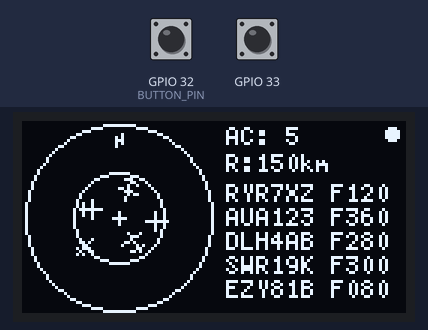
Simulated run of this program. Board: ESP32. On the bench: 128×64 one-colour display. Inputs (shaded band) come from the test bench; at power-on: GPIO 32 (BUTTON_PIN) HIGH, GPIO 33 HIGH. Not simulated (calls return 0 or success): secrets.h; what the program prints to the serial monitor is not drawn.

Above: at 1.2 s.
1.3 s: GPIO 32 (BUTTON_PIN) pulled LOW for 0.15 s
At 2.7 s:
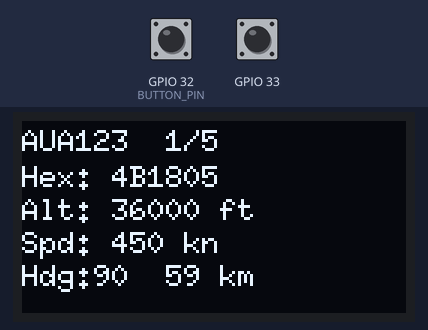
4.4 s: GPIO 32 (BUTTON_PIN) pulled LOW for 0.15 s
At 5.9 s:
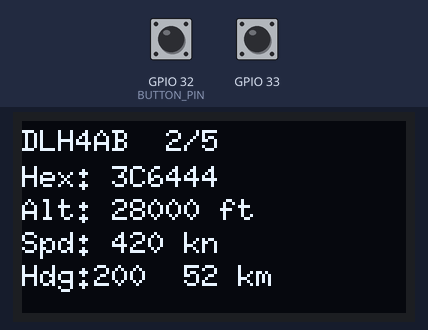
7.5 s: GPIO 32 (BUTTON_PIN) pulled LOW for 0.15 s
At 8.9 s:
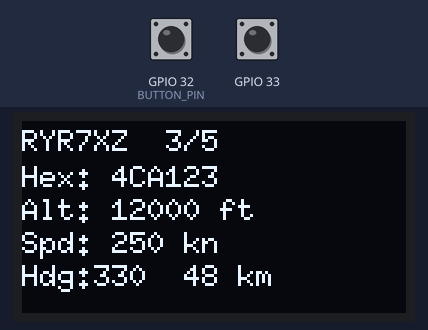
10.6 s: GPIO 32 (BUTTON_PIN) pulled LOW for 0.15 s
At 11.8 s:
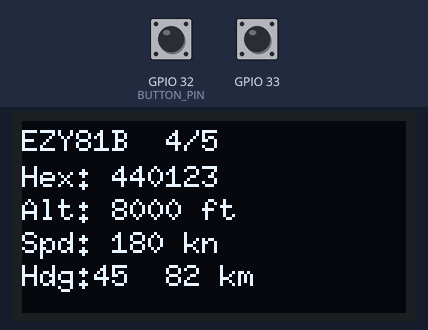
13.7 s: GPIO 32 (BUTTON_PIN) pulled LOW for 0.15 s
At 14.9 s:
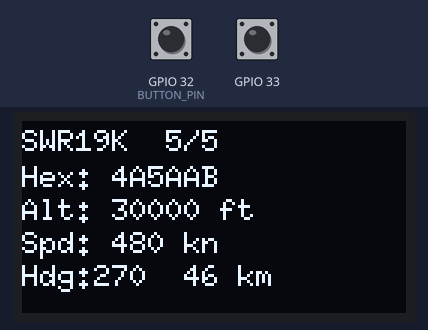
Timing chart, 0 to 16.7 s (numbered marks = the images above; inputs shaded):
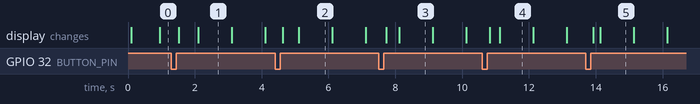

Measured:
- after the input at 1.3 s, the display: first changes after 0.23 s (image 1 shows a later state)
- after the input at 4.4 s, the display: first changes after 0.23 s (image 2 shows a later state)
- after the input at 7.5 s, the display: first changes after 0.23 s (image 3 shows a later state)
- after the input at 10.6 s, the display: first changes after 0.23 s (image 4 shows a later state)
- after the input at 13.7 s, the display: first changes after 0.23 s (image 5 shows a later state)
- what the display in image 1 shows lasts 1.0 s, from 2.1 s to 3.1 s

The program:

main.cpp
```cpp
#include <Arduino.h>
#include "config.h"
#include "aircraft.h"
#include "network_task.h"
#include "display.h"
#include "button.h"
#include "radius_switch.h"

// Bedienung:
//   Taster:   jeder Druck schaltet eine Ansicht weiter:
//             Radar -> Flugzeug 1 -> Flugzeug 2 -> ... -> letztes Flugzeug -> Radar -> ...
//   Schalter: wählt den Radar-Radius (100 km oder 50 km, siehe config.h)
//
// Das Netzwerk läuft in einem eigenen Task (network_task.cpp).
// Diese Schleife kümmert sich nur um Taster, Schalter und Anzeige und wartet nie auf das Netz.

static AircraftSnapshot snap;        // lokale Kopie der aktuellen Daten
static uint32_t seenVersion = 0;

static uint32_t lastFrame = 0;       // letztes gezeichnetes Bild
static float    rangeKm   = RADIUS_OPEN_KM;   // aktueller Radar-Radius (vom Schalter bestimmt)

static bool detail    = false;       // false = Radar, true = Detailansicht
static int  selected  = 0;           // Index des angezeigten Flugzeugs
static char selHex[7] = "";          // Hex-Code merkt sich das Flugzeug über Updates hinweg

static void render() {
  lastFrame = millis();
  if (snap.error) {
    displayShowError(snap.error);
  } else if (detail) {
    displayDrawDetail(snap.ac, snap.count, selected);
  } else {
    const float ageSec = (millis() - snap.lastDataMs) / 1000.0f;   // echtes Alter der Daten
    const float dt = (ageSec > MAX_EXTRAPOLATION_S ? MAX_EXTRAPOLATION_S : ageSec) * TIME_SCALE;
    displayDrawRadar(snap.ac, snap.count, dt, rangeKm, ageSec);
  }
}

static void selectAircraft(int idx) {
  selected = idx;
  strlcpy(selHex, snap.ac[idx].hex, sizeof(selHex));
}

static void onPress() {
  if (!detail) {
    if (snap.count > 0) {          // Radar -> erstes Flugzeug
      detail = true;
      selectAircraft(0);
    }
  } else if (selected + 1 < snap.count) {
    selectAircraft(selected + 1);  // nächstes Flugzeug
  } else {
    detail = false;                // nach dem letzten zurück zum Radar
  }
  render();
}

// Neue Daten vom Netzwerk-Task sind angekommen
static void onNewData() {
  if (detail) {
    // Angezeigtes Flugzeug wiederfinden (die Reihenfolge kann wechseln)
    bool found = false;
    for (int i = 0; i < snap.count; i++) {
      if (strcmp(snap.ac[i].hex, selHex) == 0) {
        selected = i;
        found = true;
        break;
      }
    }
    if (!found) detail = false;    // Flugzeug nicht mehr da -> zurück zum Radar
  }
  render();
}

void setup() {
  Serial.begin(115200);
  displayInit();
  buttonInit();
  radiusSwitchInit();
  rangeKm = radiusSwitchKm();
  displayShowError("Starte...");
  networkTaskStart();
}

void loop() {
  ButtonEvent ev = buttonPoll();
  if (ev == BTN_SHORT) {
    onPress();
  } else if (ev == BTN_LONG) {
  }

  // Radius-Schalter: bei Änderung sofort neu zeichnen
  const float r = radiusSwitchKm();
  if (r != rangeKm) {
    rangeKm = r;
    Serial.printf("Radius: %d km\n", (int)rangeKm);
    render();
  }

  if (networkGetSnapshot(snap, seenVersion)) {
    onNewData();                                 // neue Daten: neu zeichnen
  } else if (!detail && !snap.error && millis() - lastFrame >= FRAME_MS) {
    render();                                    // Radar zwischen den Updates fortschreiben
  }
}
```

aircraft.cpp
```cpp
#include "aircraft.h"
#include <ArduinoJson.h>

int parseAircraft(const char* json, Aircraft* out, int maxCount) {
  // Filter: nur die Felder behalten, die wir wirklich brauchen (spart RAM)
  JsonDocument filter;
  JsonObject f = filter["data"].add<JsonObject>();
  for (const char* k : {"hex", "call", "alt", "spd", "hdg", "lat", "lon"}) {
    f[k] = true;
  }

  JsonDocument doc;
  DeserializationError err =
      deserializeJson(doc, json, DeserializationOption::Filter(filter));
  if (err) {
    Serial.printf("JSON-Fehler: %s\n", err.c_str());
    return -1;
  }

  int count = 0;
  for (JsonObject o : doc["data"].as<JsonArray>()) {
    if (count >= maxCount) break;
    Aircraft& a = out[count++];
    strlcpy(a.hex,  o["hex"]  | "000000", sizeof(a.hex));
    strlcpy(a.call, o["call"] | "N/A",    sizeof(a.call));
    a.alt = (int)lroundf(o["alt"].as<float>());
    a.spd = (int)lroundf(o["spd"].as<float>());
    a.hdg = o["hdg"] | 0.0f;
    a.lat = o["lat"] | 0.0f;
    a.lon = o["lon"] | 0.0f;
  }
  return count;
}
```

aircraft.h
```cpp
#pragma once
#include <Arduino.h>
#include "config.h"

struct Aircraft {
  char  hex[7];
  char  call[9];
  int   alt;      // ft
  int   spd;      // kn
  float hdg;      // Grad
  float lat, lon;
};

// Parst das JSON der Pi-API in das Array "out".
// Rückgabe: Anzahl der Flugzeuge, oder -1 bei einem JSON-Fehler.
int parseAircraft(const char* json, Aircraft* out, int maxCount);
```

airlines.cpp
```cpp
#include "airlines.h"
#include <string.h>

// ICAO-Airline-Codes (die ersten drei Buchstaben des Callsigns).
// Die Tabelle lässt sich beliebig erweitern: einfach eine Zeile {"CODE", "Name"} ergänzen.
// Namen kurz halten, auf dem OLED passen etwa 20 Zeichen in eine Zeile.
struct Airline {
  const char code[4];
  const char* name;
};

static const Airline AIRLINES[] = {
  // Österreich, Deutschland, Schweiz
  {"AUA", "Austrian Airlines"},
  {"LDM", "Lauda"},
  {"DLH", "Lufthansa"},
  {"EWG", "Eurowings"},
  {"CFG", "Condor"},
  {"TUI", "TUIfly"},
  {"SWR", "Swiss"},
  {"GEC", "Lufthansa Cargo"},
  {"BCS", "European Air Transport"},
  // Billigfluglinien
  {"RYR", "Ryanair"},
  {"RUK", "Ryanair UK"},
  {"EZY", "easyJet"},
  {"EJU", "easyJet Europe"},
  {"WZZ", "Wizz Air"},
  {"VLG", "Vueling"},
  {"VOE", "Volotea"},
  {"NAX", "Norwegian"},
  {"EXS", "Jet2"},
  {"TOM", "TUI Airways"},
  {"TRA", "Transavia"},
  {"SXS", "SunExpress"},
  {"PGT", "Pegasus"},
  // Europa
  {"BAW", "British Airways"},
  {"AFR", "Air France"},
  {"KLM", "KLM"},
  {"IBE", "Iberia"},
  {"AEA", "Air Europa"},
  {"TAP", "TAP Air Portugal"},
  {"ITY", "ITA Airways"},
  {"SAS", "SAS"},
  {"FIN", "Finnair"},
  {"ICE", "Icelandair"},
  {"EIN", "Aer Lingus"},
  {"BEL", "Brussels Airlines"},
  {"LGL", "Luxair"},
  {"LOT", "LOT Polish"},
  {"CSA", "Czech Airlines"},
  {"TVS", "Smartwings"},
  {"ROT", "Tarom"},
  {"LZB", "Bulgaria Air"},
  {"CTN", "Croatia Airlines"},
  {"ASL", "Air Serbia"},
  {"AEE", "Aegean"},
  {"BTI", "airBaltic"},
  {"AUI", "Ukraine Intl"},
  {"THY", "Turkish Airlines"},
  // Naher Osten, Afrika
  {"UAE", "Emirates"},
  {"QTR", "Qatar Airways"},
  {"ETD", "Etihad"},
  {"ELY", "El Al"},
  {"MSR", "EgyptAir"},
  {"ETH", "Ethiopian"},
  // Asien, Amerika
  {"AIC", "Air India"},
  {"SIA", "Singapore Airlines"},
  {"CPA", "Cathay Pacific"},
  {"ANA", "All Nippon Airways"},
  {"JAL", "Japan Airlines"},
  {"KAL", "Korean Air"},
  {"AAR", "Asiana"},
  {"AAL", "American Airlines"},
  {"DAL", "Delta"},
  {"UAL", "United"},
  {"ACA", "Air Canada"},
  // Fracht
  {"UPS", "UPS"},
  {"FDX", "FedEx"},
  {"CLX", "Cargolux"},
};

static const int AIRLINE_COUNT = sizeof(AIRLINES) / sizeof(AIRLINES[0]);

const char* airlineName(const char* callsign) {
  if (!callsign || strlen(callsign) < 4) return nullptr;

  // Linienflüge: drei Buchstaben, danach eine Ziffer (z. B. "AUA123", "DLH4AB").
  // Alles andere (z. B. Kennzeichen wie "DABCD" oder "N/A") ist kein Linienflug.
  for (int i = 0; i < 3; i++) {
    if (callsign[i] < 'A' || callsign[i] > 'Z') return nullptr;
  }
  if (callsign[3] < '0' || callsign[3] > '9') return nullptr;

  for (int i = 0; i < AIRLINE_COUNT; i++) {
    if (strncmp(AIRLINES[i].code, callsign, 3) == 0) return AIRLINES[i].name;
  }
  return nullptr;
}
```

airlines.h
```cpp
#pragma once

// Liefert den Namen der Fluggesellschaft zu einem Callsign (z. B. "AUA123" -> "Austrian Airlines").
// Rückgabe: nullptr, wenn das Callsign nicht nach dem Muster "3 Buchstaben + Ziffer" aufgebaut
// ist (Privat-, Militär- oder Sonderflüge) oder die Gesellschaft nicht in der Tabelle steht.
// Die Tabelle liegt fest im Flash, es wird keine Verbindung zum Internet gebraucht.
const char* airlineName(const char* callsign);
```

button.cpp
```cpp
#include "button.h"
#include "config.h"

void buttonInit() {
  pinMode(BUTTON_PIN, INPUT_PULLUP);  // Taster schaltet gegen GND
}

ButtonEvent buttonPoll() {
  static bool     lastReading = false;
  static bool     stable      = false;
  static bool     longFired   = false;
  static uint32_t lastChange  = 0;
  static uint32_t pressStart  = 0;
  static uint32_t lastEvent   = 0;

  const bool     down = (digitalRead(BUTTON_PIN) == LOW);
  const uint32_t now  = millis();

  if (down != lastReading) {   // Zustand hat gewechselt: Entprellzeit neu starten
    lastReading = down;
    lastChange  = now;
  }

  if ((now - lastChange) >= DEBOUNCE_MS && stable != lastReading) {
    stable = lastReading;
    if (stable) {                       // gedrückt
      pressStart = now;
      longFired  = false;
    } else if (!longFired && (now - lastEvent) >= MIN_PRESS_GAP_MS) {
      lastEvent = now;                  // losgelassen, ohne dass "lang" schon kam
      return BTN_SHORT;
    }
  }

  // Langer Druck: sofort melden, sobald die Haltezeit erreicht ist
  if (stable && !longFired && (now - pressStart) >= LONG_PRESS_MS) {
    longFired = true;
    lastEvent = now;
    return BTN_LONG;
  }
  return BTN_NONE;
}
```

button.h
```cpp
#pragma once
#include <Arduino.h>

enum ButtonEvent { BTN_NONE, BTN_SHORT, BTN_LONG };

void buttonInit();

// Nicht blockierend in loop() aufrufen.
// BTN_SHORT: kurzer Druck, wird beim Loslassen gemeldet.
// BTN_LONG:  langer Druck, wird gemeldet, sobald die Haltezeit erreicht ist (noch beim Halten).
// Pro Tastendruck kommt genau ein Ereignis.
ButtonEvent buttonPoll();
```

data_source.cpp
```cpp
#include "data_source.h"
#include "config.h"
#include "secrets.h"
#include <WiFi.h>
#include <HTTPClient.h>
#include <math.h>

// ---------- Beispieldaten (USE_SAMPLE_DATA) ----------
static const char* SAMPLE_JSON = R"({
 "active_count": 3,
 "data": [
  {"hex":"4B1805","call":"AUA123","alt":36000,"spd":450,"hdg":90.0,"lat":47.3,"lon":15.5,"type":"A320"},
  {"hex":"3C6444","call":"DLH4AB","alt":28000,"spd":420,"hdg":200.0,"lat":46.6,"lon":14.7,"type":"B737"},
  {"hex":"4CA123","call":"N/A","alt":12000,"spd":250,"hdg":330.0,"lat":47.0,"lon":15.2,"type":"GENERIC"}
 ]
})";

// ---------- Simulation (USE_SIMULATION) ----------
// Testflugzeuge fliegen geradeaus um den Antennenstandort und tauchen
// am gegenüberliegenden Rand wieder auf.
struct SimAc {
  const char* hex;
  const char* call;
  int   alt;     // ft
  int   spd;     // kn
  float hdg;     // Grad
  float x0, y0;  // Startposition in km (Ost / Nord) relativ zum Standort
};

static const SimAc SIM[] = {
  {"4B1805", "AUA123", 36000, 450,  90.0f, -60.0f,  20.0f},
  {"3C6444", "DLH4AB", 28000, 420, 200.0f,  20.0f,  60.0f},
  {"4CA123", "RYR7XZ", 12000, 250, 330.0f,  30.0f, -50.0f},
  {"440123", "EZY81B",  8000, 180,  45.0f, -70.0f, -60.0f},
  {"4A5AAB", "SWR19K", 30000, 480, 270.0f,  80.0f, -10.0f},
};

static float wrapKm(float v) {
  float w = fmodf(v + RANGE_KM, 2.0f * RANGE_KM);
  if (w < 0) w += 2.0f * RANGE_KM;
  return w - RANGE_KM;
}

static bool simulateJson(char* buf, size_t len) {
  const float t = (millis() / 1000.0f) * SIM_SPEEDUP;   // simulierte Sekunden
  const int count = sizeof(SIM) / sizeof(SIM[0]);
  const float kmPerDegLon = 111.0f * cosf(HOME_LAT * DEG_TO_RAD);

  int n = snprintf(buf, len, "{\"active_count\":%d,\"data\":[", count);
  for (int i = 0; i < count && n < (int)len; i++) {
    const SimAc& a = SIM[i];
    const float dist = a.spd * 0.000514444f * t;          // km seit Start
    const float h = a.hdg * DEG_TO_RAD;
    const float x = wrapKm(a.x0 + sinf(h) * dist);
    const float y = wrapKm(a.y0 + cosf(h) * dist);
    n += snprintf(buf + n, len - n,
      "%s{\"hex\":\"%s\",\"call\":\"%s\",\"alt\":%d,\"spd\":%d,\"hdg\":%.1f,"
      "\"lat\":%.4f,\"lon\":%.4f,\"type\":\"SIM\"}",
      i ? "," : "", a.hex, a.call, a.alt, a.spd, a.hdg,
      HOME_LAT + y / 111.0f, HOME_LON + x / kmPerDegLon);
  }
  if (n < (int)len) snprintf(buf + n, len - n, "]}");
  return n < (int)len;
}

// ---------- WLAN-Abruf vom Pi ----------
static bool wifiConnect(uint32_t timeoutMs) {
  if (WiFi.status() == WL_CONNECTED) return true;
  WiFi.mode(WIFI_STA);
  WiFi.begin(WIFI_SSID, WIFI_PASS);
  const uint32_t t0 = millis();
  while (WiFi.status() != WL_CONNECTED && (millis() - t0) < timeoutMs) {
    delay(250);
  }
  if (WiFi.status() == WL_CONNECTED) {
    Serial.printf("WLAN verbunden, IP: %s\n", WiFi.localIP().toString().c_str());
    return true;
  }
  Serial.println("WLAN-Verbindung fehlgeschlagen");
  return false;
}

void dataSourceInit() {
  if (!USE_SIMULATION && !USE_SAMPLE_DATA) wifiConnect(10000);
}

bool fetchAircraftJson(char* buf, size_t len) {
  if (USE_SIMULATION) return simulateJson(buf, len);

  if (USE_SAMPLE_DATA) {
    strlcpy(buf, SAMPLE_JSON, len);
    return true;
  }

  if (!wifiConnect(3000)) return false;

  HTTPClient http;
  http.setTimeout(3000);
  const String url = String("http://") + PI_HOST + ":" + String(PI_PORT) + PI_PATH;
  if (!http.begin(url)) {
    Serial.println("HTTP begin fehlgeschlagen");
    return false;
  }

  const int code = http.GET();
  if (code != HTTP_CODE_OK) {
    Serial.printf("HTTP-Fehler: %d\n", code);
    http.end();
    return false;
  }

  const String body = http.getString();
  http.end();

  if (body.length() >= len) {
    Serial.printf("Antwort zu groß: %u Byte\n", (unsigned)body.length());
    return false;
  }
  strlcpy(buf, body.c_str(), len);
  return true;
}
```

data_source.h
```cpp
#pragma once
#include <Arduino.h>

// Einmal in setup() aufrufen (verbindet bei Bedarf das WLAN).
void dataSourceInit();

// Liefert die JSON-Antwort der Pi-API in den Puffer "buf".
// Rückgabe: true bei Erfolg.
// Aktuell: WLAN-Test per HTTP-GET. Später: W5500-Ethernet statt WLAN.
bool fetchAircraftJson(char* buf, size_t len);
```

display.cpp
```cpp
#include "display.h"
#include "geo.h"
#include "config.h"
#include <U8g2lib.h>
#include <Wire.h>
#include <math.h>

// Bei verschobenem Bild stattdessen SH1106 verwenden
static U8G2_SSD1306_128X64_NONAME_F_HW_I2C oled(U8G2_R0, U8X8_PIN_NONE);

static inline int ri(float v) { return (int)lroundf(v); }

void displayInit() {
  oled.setBusClock(400000);   // schneller I2C-Takt, damit mehr Bilder pro Sekunde möglich sind
  oled.begin();
}

// Position nach dtSec Sekunden Geradeausflug (Dead Reckoning)
static void predictPos(const Aircraft& a, float dtSec, float& lat, float& lon) {
  const float distKm = a.spd * 0.000514444f * dtSec;   // Knoten -> km/s
  const float h = a.hdg * DEG_TO_RAD;
  lat = a.lat + cosf(h) * distKm / 111.0f;
  lon = a.lon + sinf(h) * distKm / (111.0f * cosf(a.lat * DEG_TO_RAD));
}

// Kleines Flugzeugsymbol (Rumpf, Flügel, Leitwerk), gedreht nach dem Kurs
static void drawPlane(int x, int y, float hdgDeg) {
  const float h = hdgDeg * DEG_TO_RAD;
  const float s = sinf(h), c = cosf(h);   // Vorwärts = (s, -c), Seitwärts = (c, s)

  // Rumpf: von der Nase zum Heck
  oled.drawLine(x + ri(4 * s), y - ri(4 * c), x - ri(3 * s), y + ri(3 * c));
  // Flügel: quer, etwas vor der Mitte
  const int wx = x + ri(1 * s), wy = y - ri(1 * c);
  oled.drawLine(wx - ri(3 * c), wy - ri(3 * s), wx + ri(3 * c), wy + ri(3 * s));
  // Leitwerk: kurz, am Heck
  const int ex = x - ri(2 * s), ey = y + ri(2 * c);
  oled.drawLine(ex - ri(2 * c), ey - ri(2 * s), ex + ri(2 * c), ey + ri(2 * s));
}

void displayDrawRadar(const Aircraft* ac, int count, float dtSec, float rangeKm, float ageSec) {
  const int cx = 32, cy = 32, r = 31;
  oled.clearBuffer();

  // Radar-Hintergrund: Außenring, Halbring, Standortkreuz, Nordmarke
  oled.drawCircle(cx, cy, r);
  oled.drawCircle(cx, cy, r / 2);
  oled.drawHLine(cx - 2, cy, 5);   // Standort als Kreuz
  oled.drawVLine(cx, cy - 2, 5);
  oled.setFont(u8g2_font_4x6_tf);
  oled.setCursor(cx - 1, cy - r + 8);
  oled.print("N");

  // Fortgeschriebene Positionen und Entfernungen berechnen
  float plat[MAX_AC], plon[MAX_AC], dist[MAX_AC];
  int   idx[MAX_AC];
  for (int i = 0; i < count; i++) {
    predictPos(ac[i], dtSec, plat[i], plon[i]);
    dist[i] = distanceKm(plat[i], plon[i]);
    idx[i]  = i;
  }
  for (int i = 1; i < count; i++) {          // nach Entfernung sortieren (Insertion Sort)
    int k = idx[i];
    int j = i - 1;
    while (j >= 0 && dist[idx[j]] > dist[k]) {
      idx[j + 1] = idx[j];
      j--;
    }
    idx[j + 1] = k;
  }

  // Flugzeuge zeichnen, das nächste bekommt einen Rahmen
  for (int n = 0; n < count; n++) {
    const int i = idx[n];
    int px, py;
    toRadar(plat[i], plon[i], cx, cy, r - 4, rangeKm, px, py);   // etwas Rand lassen
    if ((px - cx) * (px - cx) + (py - cy) * (py - cy) > r * r) continue;
    drawPlane(px, py, ac[i].hdg);
    //if (n == 0) oled.drawFrame(px - 5, py - 5, 11, 11);
  }

  // Rechte Spalte: Anzahl, Radius, die fünf nächsten Flugzeuge mit Flugfläche
  oled.setFont(u8g2_font_5x7_tf);
  oled.setCursor(68, 8);
  oled.printf("AC: %d", count);
  oled.setCursor(68, 17);
  oled.printf("R:%dkm", (int)rangeKm);
  for (int n = 0; n < count && n < 5; n++) {
    const Aircraft& a = ac[idx[n]];
    int fl = a.alt / 100;
    if (fl > 999) fl = 999;
    oled.setCursor(68, 27 + n * 8);
    oled.printf("%.6s F%03d", a.call, fl);
  }

  // Verbindungsstatus oben rechts:
  // ausgefüllter Punkt = frische Daten, blinkender Ring = Daten veraltet
  if (ageSec < STALE_DATA_S) {
    oled.drawDisc(123, 4, 2);
  } else if ((millis() / 400) % 2) {
    oled.drawCircle(123, 4, 2);
  }
  oled.sendBuffer();
}

void displayDrawDetail(const Aircraft* ac, int count, int selected) {
  oled.clearBuffer();
  oled.setFont(u8g2_font_6x10_tf);

  if (count == 0) {
    oled.setCursor(0, 12);
    oled.print("Keine Flugzeuge");
    oled.sendBuffer();
    return;
  }

  const Aircraft& a = ac[selected];
  oled.setCursor(0, 10);
  oled.printf("%.8s  %d/%d", a.call, selected + 1, count);
  oled.setCursor(0, 22);
  oled.printf("Hex: %s", a.hex);
  oled.setCursor(0, 33);
  oled.printf("Alt: %d ft", a.alt);
  oled.setCursor(0, 44);
  oled.printf("Spd: %d kn", a.spd);
  oled.setCursor(0, 55);
  oled.printf("Hdg:%.0f  %.0f km", a.hdg, distanceKm(a.lat, a.lon));
  oled.sendBuffer();
}

void displayShowError(const char* msg) {
  oled.clearBuffer();
  oled.setFont(u8g2_font_5x7_tf);
  oled.setCursor(0, 10);
  oled.print(msg);
  oled.sendBuffer();
}
```

Source omitted: display.h (601 bytes), geo.cpp (668 bytes), geo.h (563 bytes), network_task.cpp (2278 bytes), network_task.h (787 bytes), radius_switch.cpp (960 bytes), radius_switch.h (244 bytes), config.h (2245 bytes)
